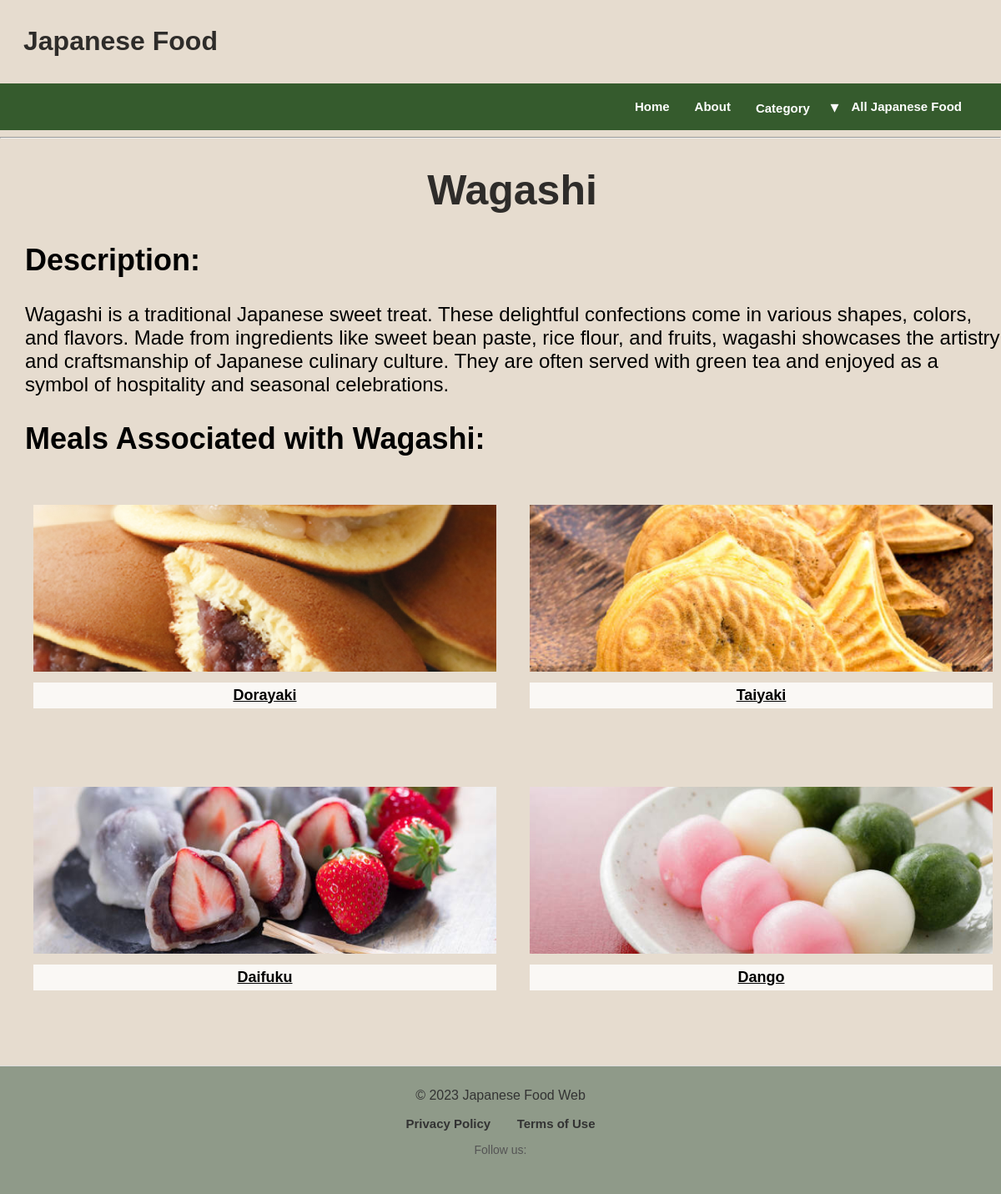
/base/5, run on the app's committed database.
### app/models.py (models this page shows, shortened)
class Base(db.Model):
    __tablename__ = "Base"
    id = db.Column(db.Integer, primary_key=True)
    name = db.Column(db.String())
    description = db.Column(db.Text())
    image_url = db.Column(db.Text())
    meals = db.relationship('Meal', backref='base', lazy=True)

class Meal(db.Model):
    __tablename__ = "Meal"
    id = db.Column(db.Integer, primary_key=True)
    name = db.Column(db.String())
    description = db.Column(db.Text())
    price = db.Column(db.Text())
    image_url = db.Column(db.Text())
    base_id = db.Column(db.Integer, db.ForeignKey('Base.id'))
    ingredients = db.relationship(
        'Ingredient',
        secondary=MealIngredient,
        backref='meals'
    )

### app/routes.py (the view)
@app.route('/base/<int:base_id>')
def base(base_id):
    base = models.Base.query.get(base_id)
    if not base:
        abort(404)  # Return 404 error if base with the given id doesn't exist
    meals_of_base = base.meals  # Accessing meals associated with the base
    return render_template("base.html", base=base, meals_of_base=meals_of_base)

### app/templates/base.html (shortened to what this page needs)
<!DOCTYPE html>
<html>
<head>
  <link rel="stylesheet" href="{{ url_for('static', filename='common.css') }}">
  <link rel="stylesheet" href="{{ url_for('static', filename='base.css') }}">
</head>
{% extends 'layout.html' %}
{% block content %}
    <div class="base-details">
        <h1 class="base-name">{{ base.name }}</h1>
        <div class="description">
            <h2>Description:</h2>
            <p>{{ base.description }}</p>
        </div>
        <div class="meals">
            <h2>Meals Associated with {{ base.name }}:</h2>
            <ul class="meal-grid">
                {% for meal in base.meals %}
                    <li class="meal-item">
                        <div class="meal-container">
                            <a href="{{ url_for('Japanese_food', id=meal.id) }}">
                                <div class="image-container">
                                    <img src="{{ meal.image_url }}" alt="{{ meal.name }} Image" class="meal-image">
                                </div>
                                <p class="meal-name">{{ meal.name }}</p>
                            </a>
                        </div>
                    </li>
                {% endfor %}
            </ul>
        </div>
    </div>
{% endblock %}

### app/static/common.css (style rules this page uses)
body { background-color: rgb(230, 220, 207); background-size: cover; background-repeat: no-repeat; background-attachment: fixed; font-family: "ヒラギノ角ゴ Pro W3", "Hiragino Kaku Gothic Pro", "メイリオ", Meiryo, "ＭＳ Ｐゴシック", sans-serif; margin: 0; }

### app/static/base.css (style rules this page uses)
.base-name { font-size: 50px; display: flex; align-items: center; justify-content: center; height: 100%; }
.description, .meals { font-size: 24px; margin-left: 30px; }
.meal-grid { display: flex; flex-wrap: wrap; justify-content: space-between; list-style: none; padding: 0; }
.meal-name { font-size: 18px; margin-top: 10px; padding: 5px 10px; text-decoration: underline; cursor: pointer; transition: color 0.2s, background-color 0.2s; color: rgb(0, 0, 0); background-color: rgba(255, 255, 255, 0.8); }
.meal-item { width: calc(50% - 10px); margin-bottom: 20px; }
.meal-container { text-align: center; margin-left: 10px; margin-right: 10px; }
.meal-image { color: rgb(30, 18, 255); width: 100%; height: 200px; object-fit: cover; cursor: pointer; transition: transform 0.2s; }

### app/static/header.css (style rules this page uses)
h1 { color: rgba(0, 0, 0, 0.8); padding-left: 28px; }

### app/templates/nav.html (style rules this page uses)
body { margin: 0; padding: 0; font-family: Arial, sans-serif; }
a { color: white; text-decoration: none; margin: 0 15px; font-weight: bold; font-size: 15px; transition: color 0.3s; }

### data on the page
Base: name "Wagashi", description "Wagashi is a traditional Japanese sweet treat. These delightful confections come in various shapes, colors, and flavors. Made from ingredients like sweet bean paste, rice flour, and fruits, wagashi showcases the artistry and craftsmanship of Japanese culinary culture. They are often served with green tea and enjoyed as a symbol of hospitality and seasonal celebrations."
Meal: image_url (picture), name "Dorayaki"
Meal: image_url (picture), name "Taiyaki"
Meal: image_url (picture), name "Daifuku"
Meal: image_url (picture), name "Dango"
